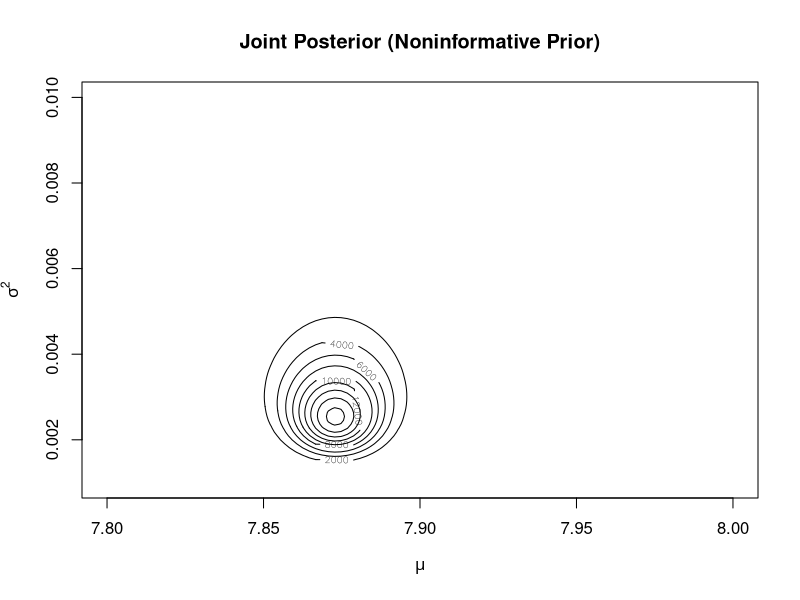

Generate this figure with R:
### Example 7.2:  Two-Parameter Normal Inference --- Noninformative Prior ###

n <- 24

ybar <- 7.8730

s <- 0.05353


# Using the standard noninformative prior:

# Marginal posterior inference for mu

mu.scale <- s^2 / n

  # Posterior mean and variance

mu.posterior.mean <- ybar

mu.posterior.var <- (n-1) * mu.scale / (n-3)

mu.posterior.mean
sqrt(mu.posterior.var)

  # 95% credible interval (equal-tailed)

ybar + qt(c(0.025, 1-0.025), n-1) * sqrt(mu.scale)

  # Test of H0: mu >= 7.9379 (minimum legal weight)

post.prob.H0 <- 1 - pt((7.9379 - ybar) / sqrt(mu.scale), n-1)

post.prob.H0


# Marginal posterior inference for sigma^2

alpha.posterior <- (n-1) / 2

beta.posterior <-  (n-1) * s^2 / 2

  # Posterior mean

sigma.2.posterior.mean <- beta.posterior / (alpha.posterior - 1)

sigma.2.posterior.mean

  # 95% credible interval (equal-tailed)

(n-1) * s^2 / qchisq(c(1-0.025, 1-0.975), n-1)

s^2  # compare posterior mean and interval with s^2


# Graphing the joint posterior (in mu and sigma^2)

mu.grid <- seq(7.8, 8.0, len=100)

sigma.2.grid <- seq(0.001, 0.01, len=100)

dinversegamma <-
  function(y, alpha, beta)
    beta^alpha * exp(-beta/y) / (gamma(alpha) * y^(alpha+1))

posterior.density <- 
  function(mu,sigma.2) 
    dnorm(mu, ybar, sqrt(sigma.2/n)) *
    dinversegamma(sigma.2, alpha.posterior, beta.posterior)
                       
contour(mu.grid, sigma.2.grid,
        outer(mu.grid, sigma.2.grid, posterior.density),
        main="Joint Posterior (Noninformative Prior)",
        xlab=expression(mu), ylab=expression(sigma^2))

